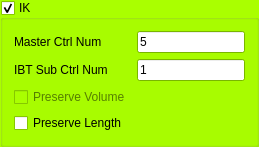
       <widget class="QGroupBox" name="groupBox_ik">
        <property name="enabled">
         <bool>true</bool>
        </property>
        <property name="palette">
         <palette>
          <active>
           <colorrole role="WindowText">
            <brush brushstyle="SolidPattern">
             <color alpha="255">
              <red>0</red>
              <green>0</green>
              <blue>0</blue>
             </color>
            </brush>
           </colorrole>
           <colorrole role="Button">
            <brush brushstyle="SolidPattern">
             <color alpha="255">
              <red>170</red>
              <green>255</green>
              <blue>0</blue>
             </color>
            </brush>
           </colorrole>
           <colorrole role="Light">
            <brush brushstyle="SolidPattern">
             <color alpha="255">
              <red>213</red>
              <green>255</green>
              <blue>127</blue>
             </color>
            </brush>
           </colorrole>
           <colorrole role="Midlight">
            <brush brushstyle="SolidPattern">
             <color alpha="255">
              <red>191</red>
              <green>255</green>
              <blue>63</blue>
             </color>
            </brush>
           </colorrole>
           <colorrole role="Dark">
            <brush brushstyle="SolidPattern">
             <color alpha="255">
              <red>85</red>
              <green>127</green>
              <blue>0</blue>
             </color>
            </brush>
           </colorrole>
           <colorrole role="Mid">
            <brush brushstyle="SolidPattern">
             <color alpha="255">
              <red>113</red>
              <green>170</green>
              <blue>0</blue>
             </color>
            </brush>
           </colorrole>
           <colorrole role="Text">
            <brush brushstyle="SolidPattern">
             <color alpha="255">
              <red>0</red>
              <green>0</green>
              <blue>0</blue>
             </color>
            </brush>
           </colorrole>
           <colorrole role="BrightText">
            <brush brushstyle="SolidPattern">
             <color alpha="255">
              <red>255</red>
              <green>255</green>
              <blue>255</blue>
             </color>
            </brush>
           </colorrole>
           <colorrole role="ButtonText">
            <brush brushstyle="SolidPattern">
             <color alpha="255">
              <red>0</red>
              <green>0</green>
              <blue>0</blue>
             </color>
            </brush>
           </colorrole>
           <colorrole role="Base">
            <brush brushstyle="SolidPattern">
             <color alpha="255">
              <red>255</red>
              <green>255</green>
              <blue>255</blue>
             </color>
            </brush>
           </colorrole>
           <colorrole role="Window">
            <brush brushstyle="SolidPattern">
             <color alpha="255">
              <red>170</red>
              <green>255</green>
              <blue>0</blue>
             </color>
            </brush>
           </colorrole>
           <colorrole role="Shadow">
            <brush brushstyle="SolidPattern">
             <color alpha="255">
              <red>0</red>
              <green>0</green>
              <blue>0</blue>
             </color>
            </brush>
           </colorrole>
           <colorrole role="AlternateBase">
            <brush brushstyle="SolidPattern">
             <color alpha="255">
              <red>212</red>
              <green>255</green>
              <blue>127</blue>
             </color>
            </brush>
           </colorrole>
           <colorrole role="ToolTipBase">
            <brush brushstyle="SolidPattern">
             <color alpha="255">
              <red>255</red>
              <green>255</green>
              <blue>220</blue>
             </color>
            </brush>
           </colorrole>
           <colorrole role="ToolTipText">
            <brush brushstyle="SolidPattern">
             <color alpha="255">
              <red>0</red>
              <green>0</green>
              <blue>0</blue>
             </color>
            </brush>
           </colorrole>
          </active>
          <inactive>
           <colorrole role="WindowText">
            <brush brushstyle="SolidPattern">
             <color alpha="255">
              <red>0</red>
              <green>0</green>
              <blue>0</blue>
             </color>
            </brush>
           </colorrole>
           <colorrole role="Button">
            <brush brushstyle="SolidPattern">
             <color alpha="255">
              <red>170</red>
              <green>255</green>
              <blue>0</blue>
             </color>
            </brush>
           </colorrole>
           <colorrole role="Light">
            <brush brushstyle="SolidPattern">
             <color alpha="255">
              <red>213</red>
              <green>255</green>
              <blue>127</blue>
             </color>
            </brush>
           </colorrole>
           <colorrole role="Midlight">
            <brush brushstyle="SolidPattern">
             <color alpha="255">
              <red>191</red>
              <green>255</green>
              <blue>63</blue>
             </color>
            </brush>
           </colorrole>
           <colorrole role="Dark">
            <brush brushstyle="SolidPattern">
             <color alpha="255">
              <red>85</red>
              <green>127</green>
              <blue>0</blue>
             </color>
            </brush>
           </colorrole>
           <colorrole role="Mid">
            <brush brushstyle="SolidPattern">
             <color alpha="255">
              <red>113</red>
              <green>170</green>
              <blue>0</blue>
             </color>
            </brush>
           </colorrole>
           <colorrole role="Text">
            <brush brushstyle="SolidPattern">
             <color alpha="255">
              <red>0</red>
              <green>0</green>
              <blue>0</blue>
             </color>
            </brush>
           </colorrole>
           <colorrole role="BrightText">
            <brush brushstyle="SolidPattern">
             <color alpha="255">
              <red>255</red>
              <green>255</green>
              <blue>255</blue>
             </color>
            </brush>
           </colorrole>
           <colorrole role="ButtonText">
            <brush brushstyle="SolidPattern">
             <color alpha="255">
              <red>0</red>
              <green>0</green>
              <blue>0</blue>
             </color>
            </brush>
           </colorrole>
           <colorrole role="Base">
            <brush brushstyle="SolidPattern">
             <color alpha="255">
              <red>255</red>
              <green>255</green>
              <blue>255</blue>
             </color>
            </brush>
           </colorrole>
           <colorrole role="Window">
            <brush brushstyle="SolidPattern">
             <color alpha="255">
              <red>170</red>
              <green>255</green>
              <blue>0</blue>
             </color>
            </brush>
           </colorrole>
           <colorrole role="Shadow">
            <brush brushstyle="SolidPattern">
             <color alpha="255">
              <red>0</red>
              <green>0</green>
              <blue>0</blue>
             </color>
            </brush>
           </colorrole>
           <colorrole role="AlternateBase">
            <brush brushstyle="SolidPattern">
             <color alpha="255">
              <red>212</red>
              <green>255</green>
              <blue>127</blue>
             </color>
            </brush>
           </colorrole>
           <colorrole role="ToolTipBase">
            <brush brushstyle="SolidPattern">
             <color alpha="255">
              <red>255</red>
              <green>255</green>
              <blue>220</blue>
             </color>
            </brush>
           </colorrole>
           <colorrole role="ToolTipText">
            <brush brushstyle="SolidPattern">
             <color alpha="255">
              <red>0</red>
              <green>0</green>
              <blue>0</blue>
             </color>
            </brush>
           </colorrole>
          </inactive>
          <disabled>
           <colorrole role="WindowText">
            <brush brushstyle="SolidPattern">
             <color alpha="255">
              <red>85</red>
              <green>127</green>
              <blue>0</blue>
             </color>
            </brush>
           </colorrole>
           <colorrole role="Button">
            <brush brushstyle="SolidPattern">
             <color alpha="255">
              <red>170</red>
              <green>255</green>
              <blue>0</blue>
             </color>
            </brush>
           </colorrole>
           <colorrole role="Light">
            <brush brushstyle="SolidPattern">
             <color alpha="255">
              <red>213</red>
              <green>255</green>
              <blue>127</blue>
             </color>
            </brush>
           </colorrole>
           <colorrole role="Midlight">
            <brush brushstyle="SolidPattern">
             <color alpha="255">
              <red>191</red>
              <green>255</green>
              <blue>63</blue>
             </color>
            </brush>
           </colorrole>
           <colorrole role="Dark">
            <brush brushstyle="SolidPattern">
             <color alpha="255">
              <red>85</red>
              <green>127</green>
              <blue>0</blue>
             </color>
            </brush>
           </colorrole>
           <colorrole role="Mid">
            <brush brushstyle="SolidPattern">
             <color alpha="255">
              <red>113</red>
              <green>170</green>
              <blue>0</blue>
             </color>
            </brush>
           </colorrole>
           <colorrole role="Text">
            <brush brushstyle="SolidPattern">
             <color alpha="255">
              <red>85</red>
              <green>127</green>
              <blue>0</blue>
             </color>
            </brush>
           </colorrole>
           <colorrole role="BrightText">
            <brush brushstyle="SolidPattern">
             <color alpha="255">
              <red>255</red>
              <green>255</green>
              <blue>255</blue>
             </color>
            </brush>
           </colorrole>
           <colorrole role="ButtonText">
            <brush brushstyle="SolidPattern">
             <color alpha="255">
              <red>85</red>
              <green>127</green>
              <blue>0</blue>
             </color>
            </brush>
           </colorrole>
           <colorrole role="Base">
            <brush brushstyle="SolidPattern">
             <color alpha="255">
              <red>170</red>
              <green>255</green>
              <blue>0</blue>
             </color>
            </brush>
           </colorrole>
           <colorrole role="Window">
            <brush brushstyle="SolidPattern">
             <color alpha="255">
              <red>170</red>
              <green>255</green>
              <blue>0</blue>
             </color>
            </brush>
           </colorrole>
           <colorrole role="Shadow">
            <brush brushstyle="SolidPattern">
             <color alpha="255">
              <red>0</red>
              <green>0</green>
              <blue>0</blue>
             </color>
            </brush>
           </colorrole>
           <colorrole role="AlternateBase">
            <brush brushstyle="SolidPattern">
             <color alpha="255">
              <red>170</red>
              <green>255</green>
              <blue>0</blue>
             </color>
            </brush>
           </colorrole>
           <colorrole role="ToolTipBase">
            <brush brushstyle="SolidPattern">
             <color alpha="255">
              <red>255</red>
              <green>255</green>
              <blue>220</blue>
             </color>
            </brush>
           </colorrole>
           <colorrole role="ToolTipText">
            <brush brushstyle="SolidPattern">
             <color alpha="255">
              <red>0</red>
              <green>0</green>
              <blue>0</blue>
             </color>
            </brush>
           </colorrole>
          </disabled>
         </palette>
        </property>
        <property name="title">
         <string>IK</string>
        </property>
        <property name="checkable">
         <bool>true</bool>
        </property>
        <layout class="QGridLayout" name="gridLayout_3">
         <item row="0" column="0">
          <widget class="QLabel" name="label_2">
           <property name="text">
            <string>Master Ctrl Num</string>
           </property>
          </widget>
         </item>
         <item row="0" column="1">
          <widget class="QLineEdit" name="lineEdit_masterCtrlNum">
           <property name="text">
            <string>5</string>
           </property>
          </widget>
         </item>
         <item row="1" column="0">
          <widget class="QLabel" name="label_3">
           <property name="text">
            <string>IBT Sub Ctrl Num</string>
           </property>
          </widget>
         </item>
         <item row="1" column="1">
          <widget class="QLineEdit" name="lineEdit_ibtCtrlNum">
           <property name="text">
            <string>1</string>
           </property>
          </widget>
         </item>
         <item row="2" column="0">
          <widget class="QCheckBox" name="checkBox_psvVolume">
           <property name="enabled">
            <bool>false</bool>
           </property>
           <property name="text">
            <string>Preserve Volume</string>
           </property>
          </widget>
         </item>
         <item row="3" column="0" colspan="2">
          <widget class="QCheckBox" name="checkBox_psvLength">
           <property name="text">
            <string>Preserve Length</string>
           </property>
          </widget>
         </item>
        </layout>
       </widget>
